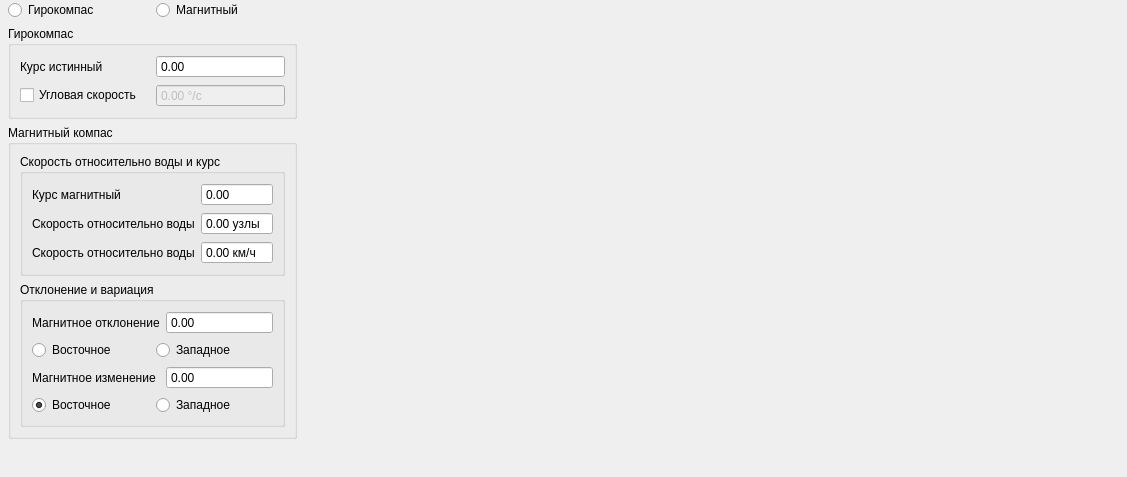
<?xml version="1.0" encoding="UTF-8"?>
<ui version="4.0">
 <class>Compass</class>
 <widget class="QWidget" name="Compass">
  <property name="geometry">
   <rect>
    <x>0</x>
    <y>0</y>
    <width>1127</width>
    <height>477</height>
   </rect>
  </property>
  <property name="windowTitle">
   <string>Form</string>
  </property>
  <layout class="QGridLayout" name="gridLayout_2">
   <property name="leftMargin">
    <number>8</number>
   </property>
   <property name="topMargin">
    <number>0</number>
   </property>
   <property name="rightMargin">
    <number>8</number>
   </property>
   <property name="bottomMargin">
    <number>0</number>
   </property>
   <item row="2" column="0" colspan="2">
    <widget class="QGroupBox" name="groupBox_2">
     <property name="sizePolicy">
      <sizepolicy hsizetype="Preferred" vsizetype="Maximum">
       <horstretch>0</horstretch>
       <verstretch>0</verstretch>
      </sizepolicy>
     </property>
     <property name="layoutDirection">
      <enum>Qt::LayoutDirection::LeftToRight</enum>
     </property>
     <property name="title">
      <string>Магнитный компас</string>
     </property>
     <property name="alignment">
      <set>Qt::AlignmentFlag::AlignLeading|Qt::AlignmentFlag::AlignLeft|Qt::AlignmentFlag::AlignTop</set>
     </property>
     <layout class="QGridLayout" name="gridLayout_6">
      <item row="0" column="0">
       <widget class="QGroupBox" name="groupBox_18">
        <property name="title">
         <string>Скорость относительно воды и курс</string>
        </property>
        <layout class="QGridLayout" name="gridLayout_11">
         <item row="1" column="1">
          <widget class="QDoubleSpinBox" name="doubleSpinBox_Speed_kn">
           <property name="buttonSymbols">
            <enum>QAbstractSpinBox::ButtonSymbols::NoButtons</enum>
           </property>
           <property name="prefix">
            <string/>
           </property>
           <property name="suffix">
            <string> узлы</string>
           </property>
          </widget>
         </item>
         <item row="0" column="1">
          <widget class="QDoubleSpinBox" name="doubleSpinBox_Heading_M">
           <property name="wrapping">
            <bool>true</bool>
           </property>
           <property name="buttonSymbols">
            <enum>QAbstractSpinBox::ButtonSymbols::NoButtons</enum>
           </property>
           <property name="maximum">
            <double>359.899999999999977</double>
           </property>
          </widget>
         </item>
         <item row="1" column="0">
          <widget class="QLabel" name="label_21">
           <property name="text">
            <string>Скорость относительно воды</string>
           </property>
          </widget>
         </item>
         <item row="2" column="0">
          <widget class="QLabel" name="label_23">
           <property name="text">
            <string>Скорость относительно воды</string>
           </property>
          </widget>
         </item>
         <item row="0" column="0">
          <widget class="QLabel" name="label_24">
           <property name="text">
            <string>Курс магнитный</string>
           </property>
          </widget>
         </item>
         <item row="2" column="1">
          <widget class="QDoubleSpinBox" name="doubleSpinBox_Speed_km">
           <property name="buttonSymbols">
            <enum>QAbstractSpinBox::ButtonSymbols::NoButtons</enum>
           </property>
           <property name="suffix">
            <string> км/ч</string>
           </property>
          </widget>
         </item>
        </layout>
       </widget>
      </item>
      <item row="1" column="0">
       <widget class="QGroupBox" name="groupBox_3">
        <property name="title">
         <string>Отклонение и вариация</string>
        </property>
        <layout class="QGridLayout" name="gridLayout_5">
         <item row="0" column="0">
          <widget class="QLabel" name="label_2">
           <property name="text">
            <string>Магнитное отклонение</string>
           </property>
          </widget>
         </item>
         <item row="0" column="1">
          <widget class="QDoubleSpinBox" name="doubleSpinBox_Magnetic_Deviation">
           <property name="wrapping">
            <bool>true</bool>
           </property>
           <property name="buttonSymbols">
            <enum>QAbstractSpinBox::ButtonSymbols::NoButtons</enum>
           </property>
           <property name="maximum">
            <double>359.899999999999977</double>
           </property>
          </widget>
         </item>
         <item row="1" column="0" colspan="2">
          <layout class="QHBoxLayout" name="horizontalLayout">
           <item>
            <widget class="QRadioButton" name="radioButton_Deviation_E">
             <property name="text">
              <string>Восточное</string>
             </property>
             <property name="checked">
              <bool>true</bool>
             </property>
            </widget>
           </item>
           <item>
            <widget class="QRadioButton" name="radioButton_Deviation_W">
             <property name="text">
              <string>Западное</string>
             </property>
            </widget>
           </item>
          </layout>
         </item>
         <item row="2" column="0">
          <widget class="QLabel" name="label_3">
           <property name="text">
            <string>Магнитное изменение</string>
           </property>
          </widget>
         </item>
         <item row="2" column="1">
          <widget class="QDoubleSpinBox" name="doubleSpinBox_Magnetic_Variation">
           <property name="wrapping">
            <bool>true</bool>
           </property>
           <property name="buttonSymbols">
            <enum>QAbstractSpinBox::ButtonSymbols::NoButtons</enum>
           </property>
           <property name="maximum">
            <double>359.899999999999977</double>
           </property>
          </widget>
         </item>
         <item row="3" column="0" colspan="2">
          <layout class="QHBoxLayout" name="horizontalLayout_2">
           <item>
            <widget class="QRadioButton" name="radioButton_Variation_E">
             <property name="text">
              <string>Восточное</string>
             </property>
             <property name="checked">
              <bool>true</bool>
             </property>
            </widget>
           </item>
           <item>
            <widget class="QRadioButton" name="radioButton_Variation_W">
             <property name="text">
              <string>Западное</string>
             </property>
            </widget>
           </item>
          </layout>
         </item>
        </layout>
       </widget>
      </item>
     </layout>
    </widget>
   </item>
   <item row="0" column="0">
    <widget class="QRadioButton" name="radioButton_Gyro">
     <property name="text">
      <string>Гирокомпас</string>
     </property>
    </widget>
   </item>
   <item row="1" column="2" rowspan="3">
    <spacer name="horizontalSpacer">
     <property name="orientation">
      <enum>Qt::Orientation::Horizontal</enum>
     </property>
     <property name="sizeHint" stdset="0">
      <size>
       <width>40</width>
       <height>20</height>
      </size>
     </property>
    </spacer>
   </item>
   <item row="1" column="0" colspan="2">
    <widget class="QGroupBox" name="groupBox">
     <property name="sizePolicy">
      <sizepolicy hsizetype="Preferred" vsizetype="Preferred">
       <horstretch>0</horstretch>
       <verstretch>0</verstretch>
      </sizepolicy>
     </property>
     <property name="title">
      <string>Гирокомпас</string>
     </property>
     <layout class="QGridLayout" name="gridLayout">
      <item row="0" column="1">
       <widget class="QDoubleSpinBox" name="doubleSpinBox_Heading_T">
        <property name="wrapping">
         <bool>true</bool>
        </property>
        <property name="buttonSymbols">
         <enum>QAbstractSpinBox::ButtonSymbols::NoButtons</enum>
        </property>
        <property name="maximum">
         <double>359.899999999999977</double>
        </property>
       </widget>
      </item>
      <item row="0" column="0">
       <widget class="QLabel" name="label_17">
        <property name="text">
         <string>Курс истинный</string>
        </property>
       </widget>
      </item>
      <item row="1" column="0">
       <widget class="QCheckBox" name="checkBox_AngleSpeed">
        <property name="text">
         <string>Угловая скорость</string>
        </property>
       </widget>
      </item>
      <item row="1" column="1">
       <widget class="QDoubleSpinBox" name="doubleSpinBox_angleSpeed">
        <property name="enabled">
         <bool>false</bool>
        </property>
        <property name="buttonSymbols">
         <enum>QAbstractSpinBox::ButtonSymbols::NoButtons</enum>
        </property>
        <property name="suffix">
         <string> °/с</string>
        </property>
        <property name="minimum">
         <double>-360.000000000000000</double>
        </property>
        <property name="maximum">
         <double>360.000000000000000</double>
        </property>
        <property name="stepType">
         <enum>QAbstractSpinBox::StepType::AdaptiveDecimalStepType</enum>
        </property>
       </widget>
      </item>
     </layout>
    </widget>
   </item>
   <item row="0" column="1">
    <widget class="QRadioButton" name="radioButton_Magn">
     <property name="text">
      <string>Магнитный</string>
     </property>
    </widget>
   </item>
   <item row="3" column="1">
    <spacer name="verticalSpacer">
     <property name="orientation">
      <enum>Qt::Orientation::Vertical</enum>
     </property>
     <property name="sizeHint" stdset="0">
      <size>
       <width>20</width>
       <height>40</height>
      </size>
     </property>
    </spacer>
   </item>
  </layout>
 </widget>
 <resources/>
 <connections/>
</ui>
